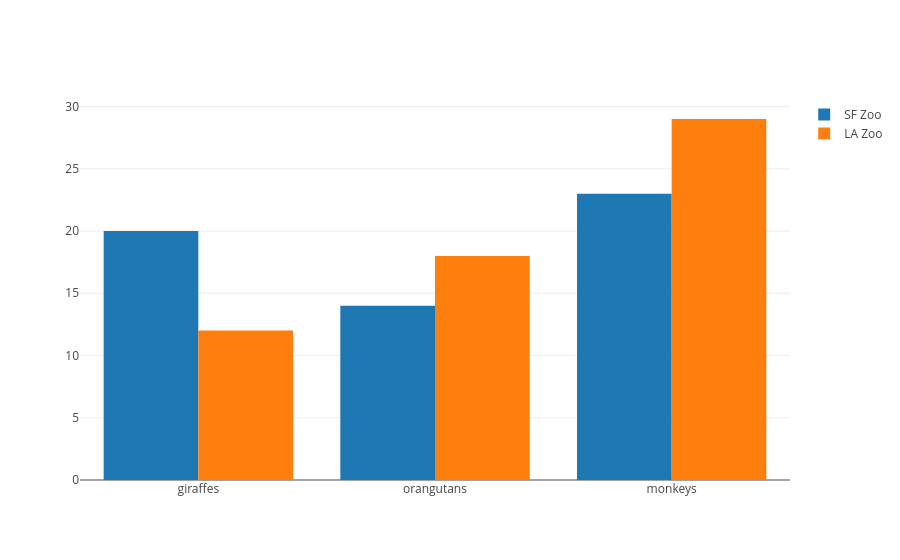

Here is the notebook cell this chart was saved with:
### Markdown cell above
## Grouped Bar Chart

### Code cell
val trace1 = Bar(Seq("giraffes", "orangutans", "monkeys"), Seq(20, 14, 23))
  .updated(name = "SF Zoo")

val trace2 = Bar(Seq("giraffes", "orangutans", "monkeys"), Seq(12, 18, 29))
  .updated(name = "LA Zoo")

val data = Seq(trace1, trace2)

val layout = Layout().updated(barmode = BarMode.Group)

plot(data, layout)

### Figure 1 — Plotly figure (JSON) as saved in the notebook; plotly's stock layout.template omitted (floating-point values rounded to 4 significant figures)
{"data": [{"name": "SF Zoo", "type": "bar", "x": ["giraffes", "orangutans", "monkeys"], "y": [20, 14, 23]}, {"name": "LA Zoo", "type": "bar", "x": ["giraffes", "orangutans", "monkeys"], "y": [12, 18, 29]}], "layout": {"barmode": "group"}}
